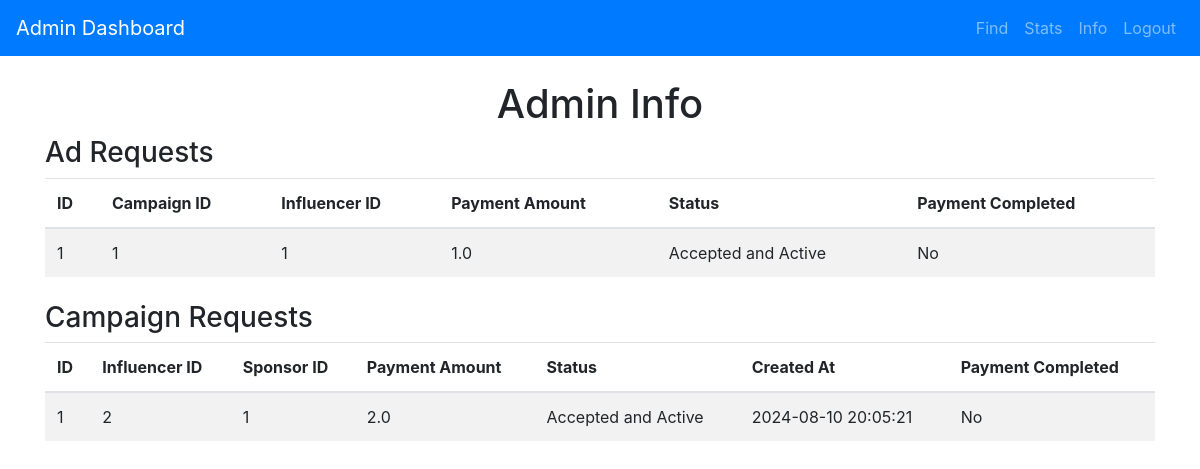
Screenshot of /admin/info with the database file from the repository.
### backend/models.py (models this page shows)
class AdRequest(db.Model):
    __tablename__ = 'ad_request'
    id = db.Column(db.Integer, primary_key=True)
    campaign_id = db.Column(db.Integer, db.ForeignKey('campaign.id'), nullable=False)
    influencer_id = db.Column(db.Integer, db.ForeignKey('user.id'), nullable=False)
    sponsor_id = db.Column(db.Integer, db.ForeignKey('sponsor.id'), nullable=True)  # Added this field
    messages = db.Column(db.Text, nullable=True)
    requirements = db.Column(db.Text, nullable=False)
    payment_amount = db.Column(db.Float, nullable=False)
    status = db.Column(db.String(10), nullable=False)  # Pending, Accepted, Rejected
    complete = db.Column(db.Boolean, default=False, nullable=False)
    complete_confirmed = db.Column(db.Boolean, default=False, nullable=False)
    payment = db.Column(db.Boolean, default=False, nullable=False)
    influencer = db.relationship('User', backref='ad_requests_user', foreign_keys=[influencer_id])
    campaign = db.relationship('Campaign', backref='ad_requests_campaign', foreign_keys=[campaign_id])
    sponsor = db.relationship('Sponsor', backref='ad_requests_sponsor', foreign_keys=[sponsor_id])

class CampaignRequest(db.Model):
    __tablename__ = 'campaign_request'
    id = db.Column(db.Integer, primary_key=True)
    campaign_id = db.Column(db.Integer, db.ForeignKey('campaign.id'), nullable=False)
    influencer_id = db.Column(db.Integer, db.ForeignKey('user.id'), nullable=False)
    sponsor_id = db.Column(db.Integer, db.ForeignKey('sponsor.id'), nullable=False)  # Added this field
    messages = db.Column(db.Text, nullable=True)
    payment_amount = db.Column(db.Float, nullable=False)  # Added this field
    status = db.Column(db.String(10), nullable=False)  # Pending, Accepted, Rejected
    complete = db.Column(db.Boolean, default=False, nullable=False)
    complete_confirmed = db.Column(db.Boolean, default=False, nullable=False)
    payment = db.Column(db.Boolean, default=False, nullable=False)
    created_at = db.Column(db.DateTime, default=db.func.current_timestamp(), nullable=False)
    campaign = db.relationship('Campaign', backref='campaign_requests_campaign', lazy=True)
    influencer = db.relationship('User', backref='campaign_requests', foreign_keys=[influencer_id])
    sponsor = db.relationship('Sponsor', backref='campaign_requests_sponsor', foreign_keys=[sponsor_id])

### backend/controller.py (the view)
@app.route('/admin/info')
def info():
    ad_requests = AdRequest.query.all()
    campaign_requests = CampaignRequest.query.all()
    return render_template('info.html', ad_requests=ad_requests, campaign_requests=campaign_requests)

### templates/info.html (shortened to what this page needs)
<!DOCTYPE html>
<html lang="en">
<head>
    <link href="https://stackpath.bootstrapcdn.com/bootstrap/4.5.2/css/bootstrap.min.css" rel="stylesheet">
</head>
<body>
<nav class="navbar navbar-expand-lg navbar-dark bg-primary">
    <a class="navbar-brand" href="{{ url_for('admin_dashboard') }}">Admin Dashboard</a>
    <div class="collapse navbar-collapse">
        <ul class="navbar-nav ml-auto">
            <li class="nav-item">
                <a class="nav-link" href="{{ url_for('find_all') }}">Find</a>
            </li>
            <li class="nav-item">
                <a class="nav-link" href="{{ url_for('stats') }}">Stats</a>
            </li>
            <li class="nav-item">
                <a class="nav-link" href="{{ url_for('info') }}">Info</a>
            </li>
            <li class="nav-item">
                <a class="nav-link" href="{{ url_for('logout') }}">Logout</a>
            </li>
        </ul>
    </div>
</nav>
<div class="container mt-4">
    <h1 class="text-center">Admin Info</h1>
    <div class="mb-4">
        <h3>Ad Requests</h3>
        <table class="table table-striped">
            <thead>
                <tr>
                    <th>ID</th>
                    <th>Campaign ID</th>
                    <th>Influencer ID</th>
                    <th>Payment Amount</th>
                    <th>Status</th>
                    <th>Payment Completed</th>
                </tr>
            </thead>
            <tbody>
                {% for ad_request in ad_requests %}
                <tr>
                    <td>{{ ad_request.id }}</td>
                    <td>{{ ad_request.campaign_id }}</td>
                    <td>{{ ad_request.influencer_id }}</td>
                    <td>{{ ad_request.payment_amount }}</td>
                    <td>{{ ad_request.status }}</td>
                    <td>{{ 'Yes' if ad_request.payment else 'No' }}</td>
                </tr>
                {% endfor %}
            </tbody>
        </table>
    </div>
    <div class="mb-4">
        <h3>Campaign Requests</h3>
        <table class="table table-striped">
            <thead>
                <tr>
                    <th>ID</th>
                    <th>Influencer ID</th>
                    <th>Sponsor ID</th>
                    <th>Payment Amount</th>
                    <th>Status</th>
                    <th>Created At</th>
                    <th>Payment Completed</th>
                </tr>
            </thead>
            <tbody>
                {% for campaign_request in campaign_requests %}
                <tr>
                    <td>{{ campaign_request.id }}</td>
                    <td>{{ campaign_request.influencer_id }}</td>
                    <td>{{ campaign_request.sponsor_id }}</td>
                    <td>{{ campaign_request.payment_amount }}</td>
                    <td>{{ campaign_request.status }}</td>
                    <td>{{ campaign_request.created_at.strftime('%Y-%m-%d %H:%M:%S') }}</td>
                    <td>{{ 'Yes' if campaign_request.payment else 'No' }}</td>
                </tr>
                {% endfor %}
            </tbody>
        </table>
    </div>
</div>
</body>
</html>

### rows the page displays
AdRequest: id "1", campaign_id "1", influencer_id "1", payment_amount "1.0", status "Accepted and Active", payment "No"
CampaignRequest: id "1", influencer_id "2", sponsor_id "1", payment_amount "2.0", status "Accepted and Active", created_at "2024-08-10 20:05:21", payment "No"
